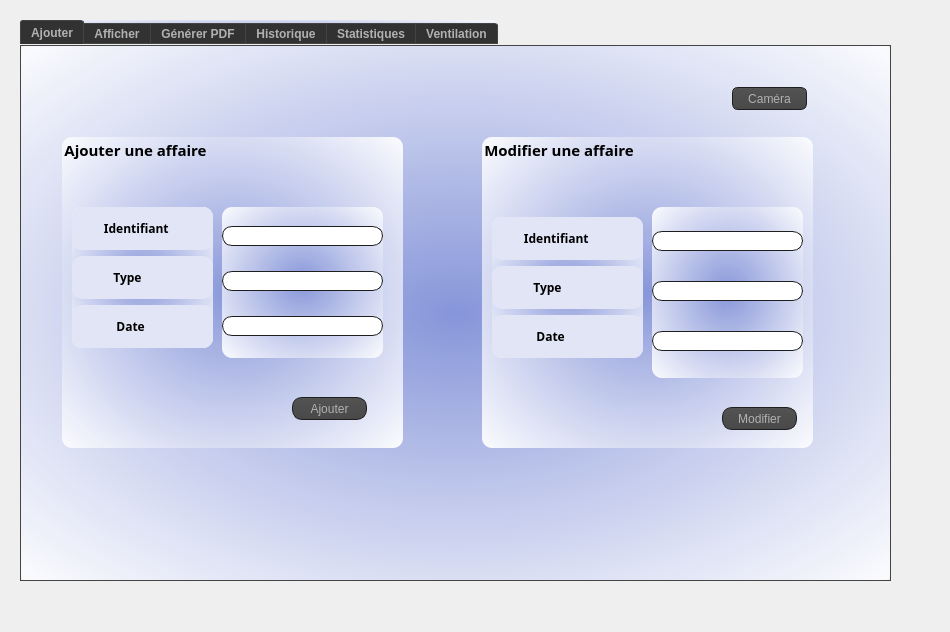
<?xml version="1.0" encoding="UTF-8"?>
<ui version="4.0">
 <class>mainarijcpp</class>
 <widget class="QDialog" name="mainarijcpp">
  <property name="geometry">
   <rect>
    <x>0</x>
    <y>0</y>
    <width>950</width>
    <height>632</height>
   </rect>
  </property>
  <property name="windowTitle">
   <string>Dialog</string>
  </property>
  <widget class="QTabWidget" name="tabWidget">
   <property name="geometry">
    <rect>
     <x>20</x>
     <y>20</y>
     <width>871</width>
     <height>561</height>
    </rect>
   </property>
   <property name="font">
    <font>
     <weight>75</weight>
     <italic>false</italic>
     <bold>true</bold>
     <underline>false</underline>
    </font>
   </property>
   <property name="mouseTracking">
    <bool>false</bool>
   </property>
   <property name="styleSheet">
    <string notr="true">QToolTip
{
     border: 1px solid black;
     background-color: #ffa02f;
     padding: 1px;
     border-radius: 3px;
     opacity: 100;
}
QFrame
{
	background-color: rgb(98, 98, 98);
}

QWidget
{
/* widget-&gt;setStyleSheet(&quot;background-color: transparent;&quot;);
widget-&gt;setWindowFlags(Qt::FramelessWindowHint);   //No windowing
widget-&gt;setAttribute(Qt::WA_TranslucentBackground); // No background*/
	color: rgb(0, 0, 0);
 /*  color: #b1b1b1;*/
 
	background-color: qradialgradient(spread:pad, cx:0.5, cy:0.5, radius:0.732, fx:0.5, fy:0.5, stop:0 rgba(134, 149, 217, 245), stop:1 rgba(255, 255, 255, 255));
	/*background-color: qradialgradient(spread:pad, cx:0.5, cy:0.5, radius:0.752, fx:0.513, fy:0.511364, stop:0 rgba(93, 63, 211, 255), stop:1 rgba(255, 255, 255, 255));*/

  padding: 1px;
   /* border-style: solid;
  /*  border: 1px solid #1e1e1e;*/
    border-radius: 5;
  /* background-color: #674ea7;*/
/*#323232; loun el page mtaa e l ajout w mtaa el supprimer w el adition w el affichage */
}

QWidget:item:hover
{
    background-color: QLinearGradient( x1: 0, y1: 0, x2: 0, y2: 1, stop: 0 #ffa02f, stop: 1 #ca0619);
    color: #000000;
}

QWidget:item:selected
{
    background-color: QLinearGradient( x1: 0, y1: 0, x2: 0, y2: 1, stop: 0 #ffa02f, stop: 1 #d7801a);
}

QMenuBar::item
{
    background: transparent;
}

QMenuBar::item:selected
{
    background: transparent;
    border: 1px solid #ffaa00;
}

QMenuBar::item:pressed
{
    background: #444;
    border: 1px solid #000;
    background-color: QLinearGradient(
        x1:0, y1:0,
        x2:0, y2:1,
        stop:1 #212121,
        stop:0.4 #343434/*,
        stop:0.2 #343434,
        stop:0.1 #ffaa00*/
    );
    margin-bottom:-1px;
    padding-bottom:1px;
}

QMenu
{
    border: 1px solid #000;
}

QMenu::item
{
    padding: 2px 20px 2px 20px;
}

QMenu::item:selected
{
    color: #000000;
}

QWidget:disabled
{
    color: #404040;
    background-color: #323232;
}

QAbstractItemView
{
    background-color: QLinearGradient( x1: 0, y1: 0, x2: 0, y2: 1, stop: 0 #4d4d4d, stop: 0.1 #646464, stop: 1 #5d5d5d);
}

QWidget:focus
{
    /*border: 2px solid QLinearGradient( x1: 0, y1: 0, x2: 0, y2: 1, stop: 0 #ffa02f, stop: 1 #d7801a);*/
}

QLineEdit
{
    background-color: QLinearGradient( x1: 0, y1: 0, x2: 0, y2: 1, stop: 0 #4d4d4d, stop: 0 #646464, stop: 1 #5d5d5d);
    padding: 1px;
    border-style: solid;
    border: 1px solid #1e1e1e;
    border-radius: 5;
}

QPushButton
{
    color: #b1b1b1;
    background-color: QLinearGradient( x1: 0, y1: 0, x2: 0, y2: 1, stop: 0 #565656, stop: 0.1 #525252, stop: 0.5 #4e4e4e, stop: 0.9 #4a4a4a, stop: 1 #464646);
    border-width: 1px;
    border-color: #1e1e1e;
    border-style: solid;
    border-radius: 6;
    padding: 3px;
    font-size: 12px;
    padding-left: 5px;
    padding-right: 5px;
}

QPushButton:pressed
{
    background-color: QLinearGradient( x1: 0, y1: 0, x2: 0, y2: 1, stop: 0 #2d2d2d, stop: 0.1 #2b2b2b, stop: 0.5 #292929, stop: 0.9 #282828, stop: 1 #252525);
}

QComboBox
{
    selection-background-color: #ffaa00;
    background-color: QLinearGradient( x1: 0, y1: 0, x2: 0, y2: 1, stop: 0 #565656, stop: 0.1 #525252, stop: 0.5 #4e4e4e, stop: 0.9 #4a4a4a, stop: 1 #464646);
    border-style: solid;
    border: 1px solid #1e1e1e;
    border-radius: 5;
}

QComboBox:hover,QPushButton:hover
{
    border: 2px solid QLinearGradient( x1: 0, y1: 0, x2: 0, y2: 1, stop: 0 #ffa02f, stop: 1 #d7801a);
}


QComboBox:on
{
    padding-top: 3px;
    padding-left: 4px;
    background-color: QLinearGradient( x1: 0, y1: 0, x2: 0, y2: 1, stop: 0 #2d2d2d, stop: 0.1 #2b2b2b, stop: 0.5 #292929, stop: 0.9 #282828, stop: 1 #252525);
    selection-background-color: #ffaa00;
}

QComboBox QAbstractItemView
{
    border: 2px solid darkgray;
    selection-background-color: QLinearGradient( x1: 0, y1: 0, x2: 0, y2: 1, stop: 0 #ffa02f, stop: 1 #d7801a);
}

QComboBox::drop-down
{
     subcontrol-origin: padding;
     subcontrol-position: top right;
     width: 15px;

     border-left-width: 0px;
     border-left-color: darkgray;
     border-left-style: solid; /* just a single line */
     border-top-right-radius: 3px; /* same radius as the QComboBox */
     border-bottom-right-radius: 3px;
 }

QComboBox::down-arrow
{
     image: url(:/down_arrow.png);
}

QGroupBox:focus
{
border: 2px solid QLinearGradient( x1: 0, y1: 0, x2: 0, y2: 1, stop: 0 #ffa02f, stop: 1 #d7801a);
}

QTextEdit:focus
{
    border: 2px solid QLinearGradient( x1: 0, y1: 0, x2: 0, y2: 1, stop: 0 #ffa02f, stop: 1 #d7801a);
}

QScrollBar:horizontal {
     border: 1px solid #222222;
     background: QLinearGradient( x1: 0, y1: 0, x2: 0, y2: 1, stop: 0.0 #121212, stop: 0.2 #282828, stop: 1 #484848);
     height: 7px;
     margin: 0px 16px 0 16px;
}

QScrollBar::handle:horizontal
{
      background: QLinearGradient( x1: 0, y1: 0, x2: 1, y2: 0, stop: 0 #ffa02f, stop: 0.5 #d7801a, stop: 1 #ffa02f);
      min-height: 20px;
      border-radius: 2px;
}

QScrollBar::add-line:horizontal {
      border: 1px solid #1b1b19;
      border-radius: 2px;
      background: QLinearGradient( x1: 0, y1: 0, x2: 1, y2: 0, stop: 0 #ffa02f, stop: 1 #d7801a);
      width: 14px;
      subcontrol-position: right;
      subcontrol-origin: margin;
}

QScrollBar::sub-line:horizontal {
      border: 1px solid #1b1b19;
      border-radius: 2px;
      background: QLinearGradient( x1: 0, y1: 0, x2: 1, y2: 0, stop: 0 #ffa02f, stop: 1 #d7801a);
      width: 14px;
     subcontrol-position: left;
     subcontrol-origin: margin;
}

QScrollBar::right-arrow:horizontal, QScrollBar::left-arrow:horizontal
{
      border: 1px solid black;
      width: 1px;
      height: 1px;
      background: white;
}

QScrollBar::add-page:horizontal, QScrollBar::sub-page:horizontal
{
      background: none;
}

QScrollBar:vertical
{
      background: QLinearGradient( x1: 0, y1: 0, x2: 1, y2: 0, stop: 0.0 #121212, stop: 0.2 #282828, stop: 1 #484848);
      width: 7px;
      margin: 16px 0 16px 0;
      border: 1px solid #222222;
}

QScrollBar::handle:vertical
{
      background: QLinearGradient( x1: 0, y1: 0, x2: 0, y2: 1, stop: 0 #ffa02f, stop: 0.5 #d7801a, stop: 1 #ffa02f);
      min-height: 20px;
      border-radius: 2px;
}

QScrollBar::add-line:vertical
{
      border: 1px solid #1b1b19;
      border-radius: 2px;
      background: QLinearGradient( x1: 0, y1: 0, x2: 0, y2: 1, stop: 0 #ffa02f, stop: 1 #d7801a);
      height: 14px;
      subcontrol-position: bottom;
      subcontrol-origin: margin;
}

QScrollBar::sub-line:vertical
{
      border: 1px solid #1b1b19;
      border-radius: 2px;
      background: QLinearGradient( x1: 0, y1: 0, x2: 0, y2: 1, stop: 0 #d7801a, stop: 1 #ffa02f);
      height: 14px;
      subcontrol-position: top;
      subcontrol-origin: margin;
}

QScrollBar::up-arrow:vertical, QScrollBar::down-arrow:vertical
{
      border: 1px solid black;
      width: 1px;
      height: 1px;
      background: white;
}


QScrollBar::add-page:vertical, QScrollBar::sub-page:vertical
{
      background: none;
}

QTextEdit
{
    background-color: #242424;
}

QPlainTextEdit
{
    background-color: #242424;
}

QHeaderView::section
{
    background-color: QLinearGradient(x1:0, y1:0, x2:0, y2:1, stop:0 #616161, stop: 0.5 #505050, stop: 0.6 #434343, stop:1 #656565);
    color: white;
    padding-left: 4px;
    border: 1px solid #6c6c6c;
}

QCheckBox:disabled
{
color: #414141;
}

QDockWidget::title
{
    text-align: center;
    spacing: 3px; /* spacing between items in the tool bar */
    background-color: QLinearGradient(x1:0, y1:0, x2:0, y2:1, stop:0 #323232, stop: 0.5 #242424, stop:1 #323232);
}

QDockWidget::close-button, QDockWidget::float-button
{
    text-align: center;
    spacing: 1px; /* spacing between items in the tool bar */
    background-color: QLinearGradient(x1:0, y1:0, x2:0, y2:1, stop:0 #323232, stop: 0.5 #242424, stop:1 #323232);
}

QDockWidget::close-button:hover, QDockWidget::float-button:hover
{
    background: #242424;
}

QDockWidget::close-button:pressed, QDockWidget::float-button:pressed
{
    padding: 1px -1px -1px 1px;
}

QMainWindow::separator
{
    background-color: QLinearGradient(x1:0, y1:0, x2:0, y2:1, stop:0 #161616, stop: 0.5 #151515, stop: 0.6 #212121, stop:1 #343434);
    color: white;
    padding-left: 4px;
    border: 1px solid #4c4c4c;
    spacing: 3px; /* spacing between items in the tool bar */
}

QMainWindow::separator:hover
{

    background-color: QLinearGradient(x1:0, y1:0, x2:0, y2:1, stop:0 #d7801a, stop:0.5 #b56c17 stop:1 #ffa02f);
    color: white;
    padding-left: 4px;
    border: 1px solid #6c6c6c;
    spacing: 3px; /* spacing between items in the tool bar */
}

QToolBar::handle
{
     spacing: 3px; /* spacing between items in the tool bar */
     background: url(:/images/handle.png);
}

QMenu::separator
{
    height: 2px;
    background-color: QLinearGradient(x1:0, y1:0, x2:0, y2:1, stop:0 #161616, stop: 0.5 #151515, stop: 0.6 #212121, stop:1 #343434);
    color: white;
    padding-left: 4px;
    margin-left: 10px;
    margin-right: 5px;
}

QProgressBar
{
    border: 2px solid grey;
    border-radius: 5px;
    text-align: center;
}

QProgressBar::chunk
{
    background-color: #d7801a;
    width: 2.15px;
    margin: 0.5px;
}

QTabBar::tab {
    color: #b1b1b1;
    border: 1px solid #444;
    border-bottom-style: none;
    background-color: #323232;
    padding-left: 10px;
    padding-right: 10px;
    padding-top: 3px;
    padding-bottom: 2px;
    margin-right: -1px;
}

QTabWidget::pane {
    border: 1px solid #444;
    top: 1px;
}

QTabBar::tab:last
{
    margin-right: 0; /* the last selected tab has nothing to overlap with on the right */
    border-top-right-radius: 3px;
}

QTabBar::tab:first:!selected
{
 margin-left: 0px; /* the last selected tab has nothing to overlap with on the right */


    border-top-left-radius: 3px;
}

QTabBar::tab:!selected
{
    color: #b1b1b1;
    border-bottom-style: solid;
    margin-top: 3px;
    background-color: QLinearGradient(x1:0, y1:0, x2:0, y2:1, stop:1 #212121, stop:.4 #343434);
}

QTabBar::tab:selected
{
    border-top-left-radius: 3px;
    border-top-right-radius: 3px;
    margin-bottom: 0px;
}

QTabBar::tab:!selected:hover
{
    /*border-top: 2px solid #ffaa00;
    padding-bottom: 3px;*/
    border-top-left-radius: 3px;
    border-top-right-radius: 3px;
    background-color: QLinearGradient(x1:0, y1:0, x2:0, y2:1, stop:1 #212121, stop:0.4 #343434, stop:0.2 #343434, stop:0.1 #ffaa00);
}

QRadioButton::indicator:checked, QRadioButton::indicator:unchecked{
    color: #b1b1b1;
    background-color: #323232;
    border: 1px solid #b1b1b1;
    border-radius: 6px;
}

QRadioButton::indicator:checked
{
    background-color: qradialgradient(
        cx: 0.5, cy: 0.5,
        fx: 0.5, fy: 0.5,
        radius: 1.0,
        stop: 0.25 #ffaa00,
        stop: 0.3 #323232
    );
}

QCheckBox::indicator{
    color: #b1b1b1;
    background-color: #323232;
    border: 1px solid #b1b1b1;
    width: 9px;
    height: 9px;
}

QRadioButton::indicator
{
    border-radius: 6px;
}

QRadioButton::indicator:hover, QCheckBox::indicator:hover
{
    border: 1px solid #ffaa00;
}

QCheckBox::indicator:checked
{
    image:url(:/images/checkbox.png);
}

QCheckBox::indicator:disabled, QRadioButton::indicator:disabled
{
    border: 1px solid #444;
}

</string>
   </property>
   <property name="currentIndex">
    <number>0</number>
   </property>
   <property name="usesScrollButtons">
    <bool>false</bool>
   </property>
   <widget class="QWidget" name="tab_3">
    <attribute name="title">
     <string>Ajouter</string>
    </attribute>
    <widget class="QGroupBox" name="groupBox">
     <property name="geometry">
      <rect>
       <x>40</x>
       <y>90</y>
       <width>341</width>
       <height>311</height>
      </rect>
     </property>
     <property name="font">
      <font>
       <family>Mogen</family>
       <pointsize>11</pointsize>
       <weight>75</weight>
       <italic>false</italic>
       <bold>true</bold>
       <underline>false</underline>
       <kerning>true</kerning>
      </font>
     </property>
     <property name="styleSheet">
      <string notr="true">  border-radius: 10;</string>
     </property>
     <property name="title">
      <string>Ajouter une affaire</string>
     </property>
     <widget class="QPushButton" name="bouton_ajouter">
      <property name="geometry">
       <rect>
        <x>230</x>
        <y>260</y>
        <width>75</width>
        <height>23</height>
       </rect>
      </property>
      <property name="text">
       <string>Ajouter</string>
      </property>
     </widget>
     <widget class="QWidget" name="layoutWidget">
      <property name="geometry">
       <rect>
        <x>10</x>
        <y>70</y>
        <width>141</width>
        <height>141</height>
       </rect>
      </property>
      <layout class="QVBoxLayout" name="verticalLayout_2">
       <item>
        <widget class="QLabel" name="label">
         <property name="font">
          <font>
           <family>Aubrey</family>
           <pointsize>9</pointsize>
           <weight>75</weight>
           <bold>true</bold>
          </font>
         </property>
         <property name="styleSheet">
          <string notr="true">background-color: rgb(225, 229, 246);</string>
         </property>
         <property name="text">
          <string>         Identifiant</string>
         </property>
        </widget>
       </item>
       <item>
        <widget class="QLabel" name="label_4">
         <property name="font">
          <font>
           <family>Aubrey</family>
           <pointsize>9</pointsize>
           <weight>75</weight>
           <bold>true</bold>
          </font>
         </property>
         <property name="styleSheet">
          <string notr="true">background-color: rgb(225, 229, 246);
</string>
         </property>
         <property name="text">
          <string>            Type</string>
         </property>
        </widget>
       </item>
       <item>
        <widget class="QLabel" name="label_3">
         <property name="font">
          <font>
           <family>Aubrey</family>
           <pointsize>9</pointsize>
           <weight>75</weight>
           <italic>false</italic>
           <bold>true</bold>
          </font>
         </property>
         <property name="styleSheet">
          <string notr="true">background-color: rgb(225, 229, 246);</string>
         </property>
         <property name="text">
          <string>             Date</string>
         </property>
        </widget>
       </item>
      </layout>
     </widget>
     <widget class="QWidget" name="layoutWidget_2">
      <property name="geometry">
       <rect>
        <x>160</x>
        <y>70</y>
        <width>161</width>
        <height>151</height>
       </rect>
      </property>
      <layout class="QVBoxLayout" name="verticalLayout_3">
       <item>
        <widget class="QLineEdit" name="lineEdit">
         <property name="styleSheet">
          <string notr="true">background-color: rgb(255, 255, 255);</string>
         </property>
        </widget>
       </item>
       <item>
        <widget class="QLineEdit" name="lineEdit_5">
         <property name="styleSheet">
          <string notr="true">background-color: rgb(255, 255, 255);</string>
         </property>
        </widget>
       </item>
       <item>
        <widget class="QLineEdit" name="lineEdit_6">
         <property name="styleSheet">
          <string notr="true">background-color: rgb(255, 255, 255);</string>
         </property>
        </widget>
       </item>
      </layout>
     </widget>
    </widget>
    <widget class="QPushButton" name="bouton_camera">
     <property name="geometry">
      <rect>
       <x>710</x>
       <y>40</y>
       <width>75</width>
       <height>23</height>
      </rect>
     </property>
     <property name="text">
      <string>Caméra</string>
     </property>
    </widget>
    <widget class="QGroupBox" name="groupBox_6">
     <property name="geometry">
      <rect>
       <x>460</x>
       <y>90</y>
       <width>331</width>
       <height>311</height>
      </rect>
     </property>
     <property name="font">
      <font>
       <family>Mogen</family>
       <pointsize>11</pointsize>
       <weight>75</weight>
       <bold>true</bold>
      </font>
     </property>
     <property name="styleSheet">
      <string notr="true">  border-radius: 10;
</string>
     </property>
     <property name="title">
      <string>Modifier une affaire</string>
     </property>
     <widget class="QPushButton" name="bouton_modifier">
      <property name="geometry">
       <rect>
        <x>240</x>
        <y>270</y>
        <width>75</width>
        <height>23</height>
       </rect>
      </property>
      <property name="text">
       <string>Modifier</string>
      </property>
     </widget>
     <widget class="QWidget" name="layoutWidget_3">
      <property name="geometry">
       <rect>
        <x>170</x>
        <y>70</y>
        <width>151</width>
        <height>171</height>
       </rect>
      </property>
      <layout class="QVBoxLayout" name="verticalLayout_4">
       <item>
        <widget class="QLineEdit" name="lineEdit_4">
         <property name="styleSheet">
          <string notr="true">background-color: rgb(255, 255, 255);</string>
         </property>
        </widget>
       </item>
       <item>
        <widget class="QLineEdit" name="lineEdit_2">
         <property name="styleSheet">
          <string notr="true">background-color: rgb(255, 255, 255);</string>
         </property>
        </widget>
       </item>
       <item>
        <widget class="QLineEdit" name="lineEdit_7">
         <property name="styleSheet">
          <string notr="true">background-color: rgb(255, 255, 255);</string>
         </property>
        </widget>
       </item>
      </layout>
     </widget>
     <widget class="QWidget" name="layoutWidget_4">
      <property name="geometry">
       <rect>
        <x>10</x>
        <y>80</y>
        <width>151</width>
        <height>141</height>
       </rect>
      </property>
      <layout class="QVBoxLayout" name="verticalLayout_5">
       <item>
        <widget class="QLabel" name="label_2">
         <property name="font">
          <font>
           <family>Aubrey</family>
           <pointsize>9</pointsize>
           <weight>75</weight>
           <bold>true</bold>
          </font>
         </property>
         <property name="styleSheet">
          <string notr="true">background-color: rgb(225, 229, 246);</string>
         </property>
         <property name="text">
          <string>         Identifiant</string>
         </property>
        </widget>
       </item>
       <item>
        <widget class="QLabel" name="label_6">
         <property name="font">
          <font>
           <family>Aubrey</family>
           <pointsize>9</pointsize>
           <weight>75</weight>
           <bold>true</bold>
          </font>
         </property>
         <property name="styleSheet">
          <string notr="true">background-color: rgb(225, 229, 246);
</string>
         </property>
         <property name="text">
          <string>            Type</string>
         </property>
        </widget>
       </item>
       <item>
        <widget class="QLabel" name="label_5">
         <property name="font">
          <font>
           <family>Aubrey</family>
           <pointsize>9</pointsize>
           <weight>75</weight>
           <italic>false</italic>
           <bold>true</bold>
          </font>
         </property>
         <property name="styleSheet">
          <string notr="true">background-color: rgb(225, 229, 246);</string>
         </property>
         <property name="text">
          <string>             Date</string>
         </property>
        </widget>
       </item>
      </layout>
     </widget>
    </widget>
   </widget>
   <widget class="QWidget" name="tab_5">
    <attribute name="title">
     <string>Afficher</string>
    </attribute>
    <widget class="QTableView" name="tableView">
     <property name="geometry">
      <rect>
       <x>50</x>
       <y>70</y>
       <width>411</width>
       <height>371</height>
      </rect>
     </property>
     <property name="styleSheet">
      <string notr="true">  border-radius: 10;
background-color: rgb(87, 196, 255);
</string>
     </property>
    </widget>
    <widget class="QLabel" name="label_8">
     <property name="geometry">
      <rect>
       <x>50</x>
       <y>30</y>
       <width>181</width>
       <height>21</height>
      </rect>
     </property>
     <property name="font">
      <font>
       <pointsize>11</pointsize>
       <weight>75</weight>
       <italic>false</italic>
       <bold>true</bold>
       <underline>false</underline>
       <strikeout>false</strikeout>
      </font>
     </property>
     <property name="styleSheet">
      <string notr="true">background-color: rgb(232, 235, 248);</string>
     </property>
     <property name="text">
      <string>Affaires courantes:</string>
     </property>
    </widget>
    <widget class="QLabel" name="label_9">
     <property name="geometry">
      <rect>
       <x>580</x>
       <y>50</y>
       <width>121</width>
       <height>21</height>
      </rect>
     </property>
     <property name="font">
      <font>
       <pointsize>11</pointsize>
       <weight>75</weight>
       <italic>false</italic>
       <bold>true</bold>
       <underline>false</underline>
       <strikeout>false</strikeout>
      </font>
     </property>
     <property name="styleSheet">
      <string notr="true">background-color: rgb(232, 235, 248);</string>
     </property>
     <property name="text">
      <string>Rechercher?</string>
     </property>
    </widget>
    <widget class="QGroupBox" name="groupBox_4">
     <property name="geometry">
      <rect>
       <x>510</x>
       <y>60</y>
       <width>271</width>
       <height>181</height>
      </rect>
     </property>
     <property name="styleSheet">
      <string notr="true">  border-radius: 10;</string>
     </property>
     <property name="title">
      <string/>
     </property>
     <widget class="QPushButton" name="bouton_rechercher">
      <property name="geometry">
       <rect>
        <x>180</x>
        <y>130</y>
        <width>75</width>
        <height>23</height>
       </rect>
      </property>
      <property name="text">
       <string>Rechercher</string>
      </property>
     </widget>
     <widget class="QWidget" name="layoutWidget_5">
      <property name="geometry">
       <rect>
        <x>30</x>
        <y>70</y>
        <width>209</width>
        <height>24</height>
       </rect>
      </property>
      <layout class="QHBoxLayout" name="horizontalLayout">
       <item>
        <widget class="QLabel" name="label_11">
         <property name="font">
          <font>
           <family>Aubrey</family>
           <pointsize>9</pointsize>
           <weight>75</weight>
           <bold>true</bold>
          </font>
         </property>
         <property name="styleSheet">
          <string notr="true">background-color: rgb(225, 229, 246);</string>
         </property>
         <property name="text">
          <string> Identifiant</string>
         </property>
        </widget>
       </item>
       <item>
        <widget class="QLineEdit" name="case_rechercher"/>
       </item>
      </layout>
     </widget>
    </widget>
    <widget class="QLabel" name="label_10">
     <property name="geometry">
      <rect>
       <x>590</x>
       <y>260</y>
       <width>121</width>
       <height>21</height>
      </rect>
     </property>
     <property name="font">
      <font>
       <pointsize>11</pointsize>
       <weight>75</weight>
       <italic>false</italic>
       <bold>true</bold>
       <underline>false</underline>
       <strikeout>false</strikeout>
      </font>
     </property>
     <property name="styleSheet">
      <string notr="true">background-color: rgb(232, 235, 248);</string>
     </property>
     <property name="text">
      <string>Supprimer ? </string>
     </property>
    </widget>
    <widget class="QGroupBox" name="groupBox_5">
     <property name="geometry">
      <rect>
       <x>510</x>
       <y>270</y>
       <width>271</width>
       <height>181</height>
      </rect>
     </property>
     <property name="styleSheet">
      <string notr="true">  border-radius: 10;</string>
     </property>
     <property name="title">
      <string/>
     </property>
     <widget class="QPushButton" name="bouton_supprimer">
      <property name="geometry">
       <rect>
        <x>180</x>
        <y>130</y>
        <width>75</width>
        <height>23</height>
       </rect>
      </property>
      <property name="text">
       <string>Supprimer</string>
      </property>
     </widget>
     <widget class="QWidget" name="layoutWidget_6">
      <property name="geometry">
       <rect>
        <x>40</x>
        <y>70</y>
        <width>209</width>
        <height>24</height>
       </rect>
      </property>
      <layout class="QHBoxLayout" name="horizontalLayout_2">
       <item>
        <widget class="QLabel" name="label_12">
         <property name="font">
          <font>
           <family>Aubrey</family>
           <pointsize>9</pointsize>
           <weight>75</weight>
           <bold>true</bold>
          </font>
         </property>
         <property name="styleSheet">
          <string notr="true">background-color: rgb(225, 229, 246);</string>
         </property>
         <property name="text">
          <string> Identifiant</string>
         </property>
        </widget>
       </item>
       <item>
        <widget class="QLineEdit" name="lineEdit_8"/>
       </item>
      </layout>
     </widget>
    </widget>
    <widget class="QPushButton" name="bouton_trier">
     <property name="geometry">
      <rect>
       <x>370</x>
       <y>30</y>
       <width>75</width>
       <height>23</height>
      </rect>
     </property>
     <property name="text">
      <string>Trier</string>
     </property>
    </widget>
    <widget class="QPushButton" name="stats">
     <property name="geometry">
      <rect>
       <x>280</x>
       <y>30</y>
       <width>75</width>
       <height>23</height>
      </rect>
     </property>
     <property name="text">
      <string>Statistiques</string>
     </property>
    </widget>
    <zorder>groupBox_4</zorder>
    <zorder>groupBox_5</zorder>
    <zorder>tableView</zorder>
    <zorder>label_8</zorder>
    <zorder>label_9</zorder>
    <zorder>label_10</zorder>
    <zorder>bouton_trier</zorder>
    <zorder>stats</zorder>
   </widget>
   <widget class="QWidget" name="tab">
    <attribute name="title">
     <string>Générer PDF</string>
    </attribute>
    <widget class="QScrollArea" name="scrollArea">
     <property name="geometry">
      <rect>
       <x>0</x>
       <y>0</y>
       <width>841</width>
       <height>471</height>
      </rect>
     </property>
     <property name="widgetResizable">
      <bool>true</bool>
     </property>
     <widget class="QWidget" name="scrollAreaWidgetContents">
      <property name="geometry">
       <rect>
        <x>0</x>
        <y>0</y>
        <width>839</width>
        <height>469</height>
       </rect>
      </property>
      <widget class="QTextEdit" name="textEdit">
       <property name="geometry">
        <rect>
         <x>230</x>
         <y>10</y>
         <width>331</width>
         <height>461</height>
        </rect>
       </property>
       <property name="styleSheet">
        <string notr="true">background-color: rgb(87, 196, 255);</string>
       </property>
       <property name="html">
        <string>&lt;!DOCTYPE HTML PUBLIC &quot;-//W3C//DTD HTML 4.0//EN&quot; &quot;http://www.w3.org/TR/REC-html40/strict.dtd&quot;&gt;
&lt;html&gt;&lt;head&gt;&lt;meta name=&quot;qrichtext&quot; content=&quot;1&quot; /&gt;&lt;style type=&quot;text/css&quot;&gt;
p, li { white-space: pre-wrap; }
&lt;/style&gt;&lt;/head&gt;&lt;body style=&quot; font-family:'MS Shell Dlg 2'; font-size:7.8pt; font-weight:400; font-style:normal;&quot;&gt;
&lt;p style=&quot; margin-top:0px; margin-bottom:0px; margin-left:0px; margin-right:0px; -qt-block-indent:0; text-indent:0px;&quot;&gt;&lt;span style=&quot; font-family:'MS Shell Dlg 2'; font-size:8pt;&quot;&gt;QString html =&amp;quot;&lt;/span&gt;&lt;/p&gt;
&lt;p align=&quot;right&quot; style=&quot; margin-top:0px; margin-bottom:0px; margin-left:0px; margin-right:0px; -qt-block-indent:0; text-indent:0px;&quot;&gt;&lt;span style=&quot; font-family:'MS Shell Dlg 2'; font-size:8pt;&quot;&gt;&amp;quot;   &amp;quot;City, 11/11/2015&amp;quot;&amp;quot;&amp;quot;&amp;quot;&lt;/span&gt;&lt;/p&gt;
&lt;p style=&quot; margin-top:0px; margin-bottom:0px; margin-left:0px; margin-right:0px; -qt-block-indent:0; text-indent:0px;&quot;&gt;&lt;span style=&quot; font-family:'MS Shell Dlg 2'; font-size:8pt;&quot;&gt;&amp;quot;   &amp;quot;Sender Name&lt;br /&gt;&amp;quot;   &amp;quot;street 34/56A&lt;br /&gt;&amp;quot;   &amp;quot;121-43 city&amp;quot;&amp;quot;&lt;/span&gt;&lt;/p&gt;
&lt;p style=&quot; margin-top:0px; margin-bottom:0px; margin-left:0px; margin-right:0px; -qt-block-indent:0; text-indent:0px;&quot;&gt;&lt;span style=&quot; font-family:'MS Shell Dlg 2'; font-size:8pt;&quot;&gt;&amp;quot;&amp;quot;&lt;/span&gt;&lt;/p&gt;
&lt;h1 align=&quot;center&quot; style=&quot; margin-top:18px; margin-bottom:12px; margin-left:0px; margin-right:0px; -qt-block-indent:0; text-indent:0px;&quot;&gt;&lt;span style=&quot; font-family:'MS Shell Dlg 2'; font-size:8pt; font-weight:600;&quot;&gt;DOCUMENT TITLE&lt;/span&gt;&lt;/h1&gt;
&lt;p style=&quot; margin-top:0px; margin-bottom:0px; margin-left:0px; margin-right:0px; -qt-block-indent:0; text-indent:0px;&quot;&gt;&lt;span style=&quot; font-family:'MS Shell Dlg 2'; font-size:8pt;&quot;&gt;&amp;quot;&amp;quot;&lt;/span&gt;&lt;/p&gt;
&lt;p align=&quot;justify&quot; style=&quot; margin-top:12px; margin-bottom:12px; margin-left:0px; margin-right:0px; -qt-block-indent:0; text-indent:0px;&quot;&gt;&lt;span style=&quot; font-family:'MS Shell Dlg 2'; font-size:8pt;&quot;&gt;&amp;quot;   &amp;quot;document content document content document content document content document content document content document content document content document content document content &amp;quot;   &amp;quot;document content document content document content document content document content document content document content document content document content document content &amp;quot;&amp;quot;&lt;/span&gt;&lt;/p&gt;
&lt;p style=&quot; margin-top:0px; margin-bottom:0px; margin-left:0px; margin-right:0px; -qt-block-indent:0; text-indent:0px;&quot;&gt;&lt;span style=&quot; font-family:'MS Shell Dlg 2'; font-size:8pt;&quot;&gt;&amp;quot;&amp;quot;&lt;/span&gt;&lt;/p&gt;
&lt;p align=&quot;right&quot; style=&quot; margin-top:0px; margin-bottom:0px; margin-left:0px; margin-right:0px; -qt-block-indent:0; text-indent:0px;&quot;&gt;&lt;span style=&quot; font-family:'MS Shell Dlg 2'; font-size:8pt;&quot;&gt;signature&amp;quot;;&lt;/span&gt;&lt;/p&gt;&lt;/body&gt;&lt;/html&gt;</string>
       </property>
      </widget>
      <widget class="QPushButton" name="bouton_imprimer">
       <property name="geometry">
        <rect>
         <x>680</x>
         <y>400</y>
         <width>93</width>
         <height>28</height>
        </rect>
       </property>
       <property name="text">
        <string>Imprimer</string>
       </property>
      </widget>
     </widget>
    </widget>
   </widget>
   <widget class="QWidget" name="tab_4">
    <attribute name="title">
     <string>Historique</string>
    </attribute>
    <widget class="QPushButton" name="actualiser_historique">
     <property name="geometry">
      <rect>
       <x>740</x>
       <y>370</y>
       <width>75</width>
       <height>23</height>
      </rect>
     </property>
     <property name="text">
      <string>Actualiser</string>
     </property>
    </widget>
    <widget class="QPushButton" name="effacer_historique">
     <property name="geometry">
      <rect>
       <x>740</x>
       <y>410</y>
       <width>75</width>
       <height>23</height>
      </rect>
     </property>
     <property name="text">
      <string>Dégager</string>
     </property>
    </widget>
    <widget class="QTextEdit" name="textEdit_2">
     <property name="geometry">
      <rect>
       <x>20</x>
       <y>20</y>
       <width>671</width>
       <height>441</height>
      </rect>
     </property>
     <property name="styleSheet">
      <string notr="true">background-color: rgb(87, 196, 255);
font: italic 14pt &quot;Mogen&quot;;</string>
     </property>
    </widget>
   </widget>
   <widget class="QWidget" name="tab_2">
    <attribute name="title">
     <string>Statistiques</string>
    </attribute>
    <widget class="QFrame" name="graphe">
     <property name="geometry">
      <rect>
       <x>170</x>
       <y>0</y>
       <width>541</width>
       <height>481</height>
      </rect>
     </property>
     <layout class="QVBoxLayout" name="verticalLayout">
      <item>
       <widget class="QLabel" name="label_stat">
        <property name="text">
         <string/>
        </property>
       </widget>
      </item>
     </layout>
    </widget>
   </widget>
   <widget class="QWidget" name="tab_6">
    <attribute name="title">
     <string>Ventilation</string>
    </attribute>
   </widget>
  </widget>
 </widget>
 <resources/>
 <connections/>
</ui>
